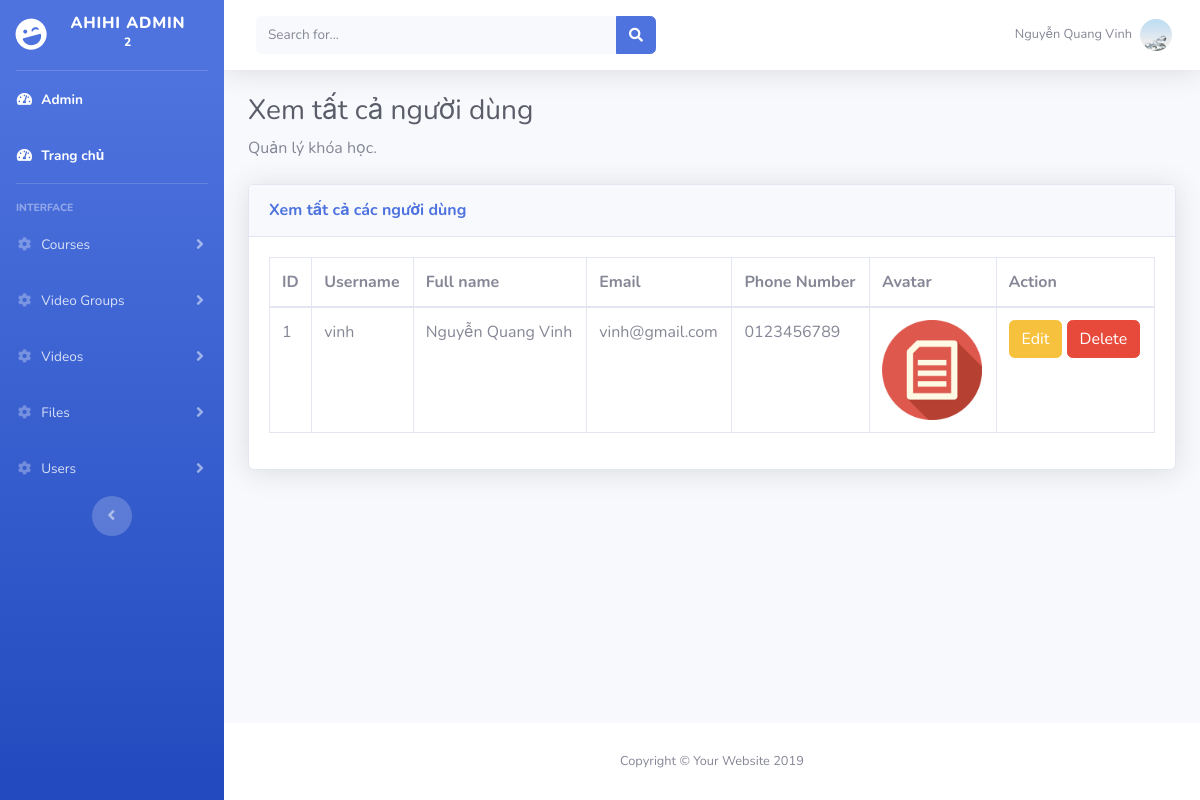
/horizontal/admin/pages/users/users_view.php (signed in), run on the app's committed database.
### tables this page shows
CREATE TABLE `users` (
  `id` int(2) UNSIGNED NOT NULL,
  `username` varchar(50) NOT NULL,
  `password` varchar(80) NOT NULL,
  `email` varchar(100) NOT NULL,
  `phone_number` varchar(15) NOT NULL,
  `full_name` varchar(255) NOT NULL,
  `title` text NOT NULL,
  `avatar` text NOT NULL,
  `description` text NOT NULL
);

### horizontal/admin/includes/classes/User.php (called while the page is built, shortened)
<?php
class User {
    private $db;
    public function __construct($db)
    {
        $this->db = $db;
    }
    public function get_all_users() {
        $sql = "SELECT * FROM users";
        return $this->db->query($sql)->fetchAll();
    }
}
?>

### horizontal/admin/pages/users/users_view.php (the view, shortened to what this page needs)
<?php
include("../../../includes/connect_db.php");
include("../../includes/classes/User.php");
$user_obj = new User($db);
$all_users = $user_obj->get_all_users();
?>
<?php include("../../partials/header.php"); ?>
<?php include("../../partials/sidebar.php"); ?>
    <?php include("../../partials/topbar.php") ?>
        <h1 class="h3 mb-2 text-gray-800">Xem tất cả người dùng</h1>
        <p class="mb-4">Quản lý khóa học</a>.</p>
        <div class="card shadow mb-4">
            <div class="card-header py-3">
                <h6 class="m-0 font-weight-bold text-primary">Xem tất cả các người dùng</h6>
            </div>
            <div class="card-body">
                <div class="table-responsive">
                    <table class="table table-bordered" id="dataTable" width="100%" cellspacing="0">
                        <thead>
                        <tr>
                            <th>ID</th>
                            <th>Username</th>
                            <th>Full name</th>
                            <th>Email</th>
                            <th>Phone Number</th>
                            <th>Avatar</th>
                            <th>Action</th>
                        </tr>
                        </thead>
                        <tbody>
                        <?php
                        foreach ($all_users as $user):
                            ?>
                            <tr>
                                <td><?= $user['id'] ?></td>
                                <td><?= $user['username'] ?></td>
                                <td><?= $user['full_name'] ?></td>
                                <td><?= $user['email'] ?></td>
                                <td><?= $user['phone_number'] ?></td>
                                <td><img style="max-height: 100px;" src="<?= $user['avatar'] ?>" alt=""></td>
                                <td>
                                    <a class="btn btn-warning" href="users_edit.php?id=<?= $user['id'] ?>">Edit</a>
                                    <a href="users_delete.php?id=<?= $user['id'] ?>" class="btn btn-danger" onclick="return confirm('Bạn có chắc muốn xóa không ?');">Delete</a>
                                </td>
                            </tr>
                        <?php endforeach; ?>
                        </tbody>
                    </table>
                </div>
            </div>
        </div>
<?php include("../../partials/footer.php") ?>

### data on the page
users: id "1", username "vinh", full_name "Nguyễn Quang Vinh", email "vinh@gmail.com", phone_number "0123456789", avatar (picture)

### other printed values
$_SESSION['user']['full_name'] "Nguyễn Quang Vinh"
